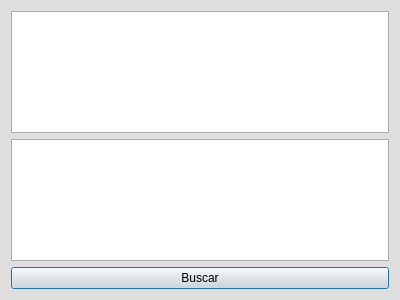
<?xml version="1.0" encoding="UTF-8"?>
<ui version="4.0">
 <class>ReadAll</class>
 <widget class="QDialog" name="ReadAll">
  <property name="geometry">
   <rect>
    <x>0</x>
    <y>0</y>
    <width>400</width>
    <height>300</height>
   </rect>
  </property>
  <property name="palette">
   <palette>
    <active>
     <colorrole role="WindowText">
      <brush brushstyle="SolidPattern">
       <color alpha="255">
        <red>0</red>
        <green>0</green>
        <blue>0</blue>
       </color>
      </brush>
     </colorrole>
     <colorrole role="Button">
      <brush brushstyle="SolidPattern">
       <color alpha="255">
        <red>255</red>
        <green>255</green>
        <blue>255</blue>
       </color>
      </brush>
     </colorrole>
     <colorrole role="Light">
      <brush brushstyle="SolidPattern">
       <color alpha="255">
        <red>255</red>
        <green>255</green>
        <blue>255</blue>
       </color>
      </brush>
     </colorrole>
     <colorrole role="Midlight">
      <brush brushstyle="SolidPattern">
       <color alpha="255">
        <red>255</red>
        <green>255</green>
        <blue>255</blue>
       </color>
      </brush>
     </colorrole>
     <colorrole role="Dark">
      <brush brushstyle="SolidPattern">
       <color alpha="255">
        <red>127</red>
        <green>127</green>
        <blue>127</blue>
       </color>
      </brush>
     </colorrole>
     <colorrole role="Mid">
      <brush brushstyle="SolidPattern">
       <color alpha="255">
        <red>170</red>
        <green>170</green>
        <blue>170</blue>
       </color>
      </brush>
     </colorrole>
     <colorrole role="Text">
      <brush brushstyle="SolidPattern">
       <color alpha="255">
        <red>0</red>
        <green>0</green>
        <blue>0</blue>
       </color>
      </brush>
     </colorrole>
     <colorrole role="BrightText">
      <brush brushstyle="SolidPattern">
       <color alpha="255">
        <red>255</red>
        <green>255</green>
        <blue>255</blue>
       </color>
      </brush>
     </colorrole>
     <colorrole role="ButtonText">
      <brush brushstyle="SolidPattern">
       <color alpha="255">
        <red>0</red>
        <green>0</green>
        <blue>0</blue>
       </color>
      </brush>
     </colorrole>
     <colorrole role="Base">
      <brush brushstyle="SolidPattern">
       <color alpha="255">
        <red>255</red>
        <green>255</green>
        <blue>255</blue>
       </color>
      </brush>
     </colorrole>
     <colorrole role="Window">
      <brush brushstyle="SolidPattern">
       <color alpha="255">
        <red>223</red>
        <green>223</green>
        <blue>223</blue>
       </color>
      </brush>
     </colorrole>
     <colorrole role="Shadow">
      <brush brushstyle="SolidPattern">
       <color alpha="255">
        <red>0</red>
        <green>0</green>
        <blue>0</blue>
       </color>
      </brush>
     </colorrole>
     <colorrole role="AlternateBase">
      <brush brushstyle="SolidPattern">
       <color alpha="255">
        <red>255</red>
        <green>255</green>
        <blue>255</blue>
       </color>
      </brush>
     </colorrole>
     <colorrole role="ToolTipBase">
      <brush brushstyle="SolidPattern">
       <color alpha="255">
        <red>255</red>
        <green>255</green>
        <blue>220</blue>
       </color>
      </brush>
     </colorrole>
     <colorrole role="ToolTipText">
      <brush brushstyle="SolidPattern">
       <color alpha="255">
        <red>0</red>
        <green>0</green>
        <blue>0</blue>
       </color>
      </brush>
     </colorrole>
    </active>
    <inactive>
     <colorrole role="WindowText">
      <brush brushstyle="SolidPattern">
       <color alpha="255">
        <red>0</red>
        <green>0</green>
        <blue>0</blue>
       </color>
      </brush>
     </colorrole>
     <colorrole role="Button">
      <brush brushstyle="SolidPattern">
       <color alpha="255">
        <red>255</red>
        <green>255</green>
        <blue>255</blue>
       </color>
      </brush>
     </colorrole>
     <colorrole role="Light">
      <brush brushstyle="SolidPattern">
       <color alpha="255">
        <red>255</red>
        <green>255</green>
        <blue>255</blue>
       </color>
      </brush>
     </colorrole>
     <colorrole role="Midlight">
      <brush brushstyle="SolidPattern">
       <color alpha="255">
        <red>255</red>
        <green>255</green>
        <blue>255</blue>
       </color>
      </brush>
     </colorrole>
     <colorrole role="Dark">
      <brush brushstyle="SolidPattern">
       <color alpha="255">
        <red>127</red>
        <green>127</green>
        <blue>127</blue>
       </color>
      </brush>
     </colorrole>
     <colorrole role="Mid">
      <brush brushstyle="SolidPattern">
       <color alpha="255">
        <red>170</red>
        <green>170</green>
        <blue>170</blue>
       </color>
      </brush>
     </colorrole>
     <colorrole role="Text">
      <brush brushstyle="SolidPattern">
       <color alpha="255">
        <red>0</red>
        <green>0</green>
        <blue>0</blue>
       </color>
      </brush>
     </colorrole>
     <colorrole role="BrightText">
      <brush brushstyle="SolidPattern">
       <color alpha="255">
        <red>255</red>
        <green>255</green>
        <blue>255</blue>
       </color>
      </brush>
     </colorrole>
     <colorrole role="ButtonText">
      <brush brushstyle="SolidPattern">
       <color alpha="255">
        <red>0</red>
        <green>0</green>
        <blue>0</blue>
       </color>
      </brush>
     </colorrole>
     <colorrole role="Base">
      <brush brushstyle="SolidPattern">
       <color alpha="255">
        <red>255</red>
        <green>255</green>
        <blue>255</blue>
       </color>
      </brush>
     </colorrole>
     <colorrole role="Window">
      <brush brushstyle="SolidPattern">
       <color alpha="255">
        <red>223</red>
        <green>223</green>
        <blue>223</blue>
       </color>
      </brush>
     </colorrole>
     <colorrole role="Shadow">
      <brush brushstyle="SolidPattern">
       <color alpha="255">
        <red>0</red>
        <green>0</green>
        <blue>0</blue>
       </color>
      </brush>
     </colorrole>
     <colorrole role="AlternateBase">
      <brush brushstyle="SolidPattern">
       <color alpha="255">
        <red>255</red>
        <green>255</green>
        <blue>255</blue>
       </color>
      </brush>
     </colorrole>
     <colorrole role="ToolTipBase">
      <brush brushstyle="SolidPattern">
       <color alpha="255">
        <red>255</red>
        <green>255</green>
        <blue>220</blue>
       </color>
      </brush>
     </colorrole>
     <colorrole role="ToolTipText">
      <brush brushstyle="SolidPattern">
       <color alpha="255">
        <red>0</red>
        <green>0</green>
        <blue>0</blue>
       </color>
      </brush>
     </colorrole>
    </inactive>
    <disabled>
     <colorrole role="WindowText">
      <brush brushstyle="SolidPattern">
       <color alpha="255">
        <red>127</red>
        <green>127</green>
        <blue>127</blue>
       </color>
      </brush>
     </colorrole>
     <colorrole role="Button">
      <brush brushstyle="SolidPattern">
       <color alpha="255">
        <red>255</red>
        <green>255</green>
        <blue>255</blue>
       </color>
      </brush>
     </colorrole>
     <colorrole role="Light">
      <brush brushstyle="SolidPattern">
       <color alpha="255">
        <red>255</red>
        <green>255</green>
        <blue>255</blue>
       </color>
      </brush>
     </colorrole>
     <colorrole role="Midlight">
      <brush brushstyle="SolidPattern">
       <color alpha="255">
        <red>255</red>
        <green>255</green>
        <blue>255</blue>
       </color>
      </brush>
     </colorrole>
     <colorrole role="Dark">
      <brush brushstyle="SolidPattern">
       <color alpha="255">
        <red>127</red>
        <green>127</green>
        <blue>127</blue>
       </color>
      </brush>
     </colorrole>
     <colorrole role="Mid">
      <brush brushstyle="SolidPattern">
       <color alpha="255">
        <red>170</red>
        <green>170</green>
        <blue>170</blue>
       </color>
      </brush>
     </colorrole>
     <colorrole role="Text">
      <brush brushstyle="SolidPattern">
       <color alpha="255">
        <red>127</red>
        <green>127</green>
        <blue>127</blue>
       </color>
      </brush>
     </colorrole>
     <colorrole role="BrightText">
      <brush brushstyle="SolidPattern">
       <color alpha="255">
        <red>255</red>
        <green>255</green>
        <blue>255</blue>
       </color>
      </brush>
     </colorrole>
     <colorrole role="ButtonText">
      <brush brushstyle="SolidPattern">
       <color alpha="255">
        <red>127</red>
        <green>127</green>
        <blue>127</blue>
       </color>
      </brush>
     </colorrole>
     <colorrole role="Base">
      <brush brushstyle="SolidPattern">
       <color alpha="255">
        <red>223</red>
        <green>223</green>
        <blue>223</blue>
       </color>
      </brush>
     </colorrole>
     <colorrole role="Window">
      <brush brushstyle="SolidPattern">
       <color alpha="255">
        <red>223</red>
        <green>223</green>
        <blue>223</blue>
       </color>
      </brush>
     </colorrole>
     <colorrole role="Shadow">
      <brush brushstyle="SolidPattern">
       <color alpha="255">
        <red>0</red>
        <green>0</green>
        <blue>0</blue>
       </color>
      </brush>
     </colorrole>
     <colorrole role="AlternateBase">
      <brush brushstyle="SolidPattern">
       <color alpha="255">
        <red>255</red>
        <green>255</green>
        <blue>255</blue>
       </color>
      </brush>
     </colorrole>
     <colorrole role="ToolTipBase">
      <brush brushstyle="SolidPattern">
       <color alpha="255">
        <red>255</red>
        <green>255</green>
        <blue>220</blue>
       </color>
      </brush>
     </colorrole>
     <colorrole role="ToolTipText">
      <brush brushstyle="SolidPattern">
       <color alpha="255">
        <red>0</red>
        <green>0</green>
        <blue>0</blue>
       </color>
      </brush>
     </colorrole>
    </disabled>
   </palette>
  </property>
  <property name="cursor">
   <cursorShape>ArrowCursor</cursorShape>
  </property>
  <property name="mouseTracking">
   <bool>true</bool>
  </property>
  <property name="acceptDrops">
   <bool>true</bool>
  </property>
  <property name="windowTitle">
   <string>Leer Capitulo</string>
  </property>
  <property name="styleSheet">
   <string notr="true"/>
  </property>
  <layout class="QGridLayout" name="gridLayout">
   <item row="2" column="0">
    <widget class="QPushButton" name="BUSCAR">
     <property name="palette">
      <palette>
       <active>
        <colorrole role="Button">
         <brush brushstyle="SolidPattern">
          <color alpha="255">
           <red>223</red>
           <green>223</green>
           <blue>223</blue>
          </color>
         </brush>
        </colorrole>
        <colorrole role="Light">
         <brush brushstyle="SolidPattern">
          <color alpha="255">
           <red>223</red>
           <green>223</green>
           <blue>223</blue>
          </color>
         </brush>
        </colorrole>
        <colorrole role="Midlight">
         <brush brushstyle="SolidPattern">
          <color alpha="255">
           <red>255</red>
           <green>255</green>
           <blue>255</blue>
          </color>
         </brush>
        </colorrole>
       </active>
       <inactive>
        <colorrole role="Button">
         <brush brushstyle="SolidPattern">
          <color alpha="255">
           <red>223</red>
           <green>223</green>
           <blue>223</blue>
          </color>
         </brush>
        </colorrole>
        <colorrole role="Light">
         <brush brushstyle="SolidPattern">
          <color alpha="255">
           <red>223</red>
           <green>223</green>
           <blue>223</blue>
          </color>
         </brush>
        </colorrole>
        <colorrole role="Midlight">
         <brush brushstyle="SolidPattern">
          <color alpha="255">
           <red>255</red>
           <green>255</green>
           <blue>255</blue>
          </color>
         </brush>
        </colorrole>
       </inactive>
       <disabled>
        <colorrole role="Button">
         <brush brushstyle="SolidPattern">
          <color alpha="255">
           <red>223</red>
           <green>223</green>
           <blue>223</blue>
          </color>
         </brush>
        </colorrole>
        <colorrole role="Light">
         <brush brushstyle="SolidPattern">
          <color alpha="255">
           <red>223</red>
           <green>223</green>
           <blue>223</blue>
          </color>
         </brush>
        </colorrole>
        <colorrole role="Midlight">
         <brush brushstyle="SolidPattern">
          <color alpha="255">
           <red>255</red>
           <green>255</green>
           <blue>255</blue>
          </color>
         </brush>
        </colorrole>
       </disabled>
      </palette>
     </property>
     <property name="styleSheet">
      <string notr="true"/>
     </property>
     <property name="text">
      <string>Buscar</string>
     </property>
    </widget>
   </item>
   <item row="1" column="0">
    <widget class="QListWidget" name="listWidget">
     <property name="font">
      <font>
       <family>Monaco</family>
      </font>
     </property>
     <property name="mouseTracking">
      <bool>true</bool>
     </property>
     <property name="focusPolicy">
      <enum>Qt::ClickFocus</enum>
     </property>
     <property name="contextMenuPolicy">
      <enum>Qt::CustomContextMenu</enum>
     </property>
     <property name="styleSheet">
      <string notr="true"/>
     </property>
     <property name="frameShape">
      <enum>QFrame::StyledPanel</enum>
     </property>
    </widget>
   </item>
   <item row="0" column="0">
    <widget class="QTextEdit" name="textEdit"/>
   </item>
  </layout>
 </widget>
 <resources/>
 <connections/>
</ui>
